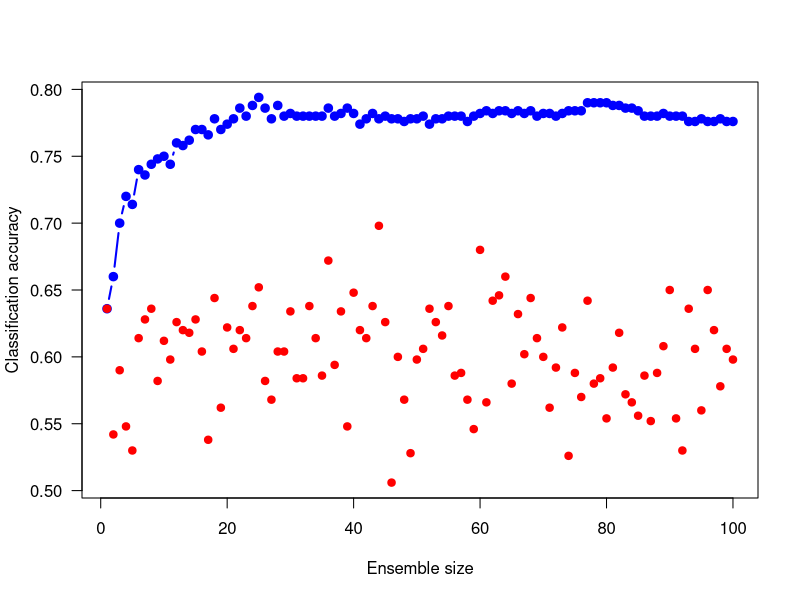

The R source for this figure: (Note: a time limit stopped this script after it produced the figure.)
# define Euclidean distance function
pdist <- function(X1, X2) {
  if (identical(X1, X2) == TRUE) {
    D <- as.matrix(dist(X1))
  }
  else {
    D <- as.matrix(dist(rbind(X1, X2)))
    D <- D[1:nrow(X1), (nrow(X1) + 1):(nrow(X1) + nrow(X2))]
  }
  return(D)
}

# read data into memory
training_digits <- read.csv("lab12_mnist_training_digits.csv", header = FALSE)
training_labels <- read.csv("lab12_mnist_training_labels.csv", header = FALSE)
test_digits <- read.csv("lab12_mnist_test_digits.csv", header = FALSE)
test_labels <- read.csv("lab12_mnist_test_labels.csv", header = FALSE)

# get X and y values
X_train <- training_digits / 255
y_train <- training_labels[,1]
X_test <- test_digits / 255
y_test <- test_labels[,1]

# get number of classes and number of features
K <- max(y_train)
D <- ncol(X_train)

# construct an ensemble by training knns on feature subsets
set.seed(421)
ensemble_size <- 100
feature_subset_size <- 75
N_test <- nrow(X_test)
k <- 5

predicted_probabilities <- array(0, c(N_test, K, ensemble_size))
for (t in 1:ensemble_size) {
  print(sprintf("training knn #%d", t))
  selected_features <- sample(1:D, feature_subset_size)
  distance_matrix <- pdist(X_test[, selected_features], X_train[, selected_features])
  for (c in 1:K) {
    predicted_probabilities[,c,t] <- sapply(1:N_test, function(row) {sum(y_train[order(distance_matrix[row,], decreasing = FALSE)[1:k]] == c) / k}) 
  }
}

single_accuracies <- rep(0, ensemble_size)
combined_accuracies <- rep(0, ensemble_size)
for (t in 1:ensemble_size) {
  y_predicted <- apply(predicted_probabilities[,,t], MARGIN = 1, FUN = which.max)
  single_accuracies[t] <- mean(y_predicted == y_test)
  prediction <- apply(predicted_probabilities[,,1:t,drop = FALSE], MARGIN = c(1, 2), FUN = mean)
  y_predicted <- apply(prediction, MARGIN = 1, FUN = which.max)
  combined_accuracies[t] <- mean(y_predicted == y_test)
}

plot(1:ensemble_size, combined_accuracies, type = "b", col = "blue", lwd = 2, las = 1, pch = 19,
     xlab = "Ensemble size", ylab = "Classification accuracy",
     ylim = c(min(single_accuracies, combined_accuracies), max(single_accuracies, combined_accuracies)))
points(1:ensemble_size, single_accuracies, pch = 19, col = "red")

# construct an ensemble by training knns on sample subsets
set.seed(421)
ensemble_size <- 100
sample_subset_size <- 50
N_test <- nrow(X_test)
k <- 5

predicted_probabilities <- array(0, c(N_test, K, ensemble_size))
for (t in 1:ensemble_size) {
  print(sprintf("training knn #%d", t))
  selected_samples <- as.vector(sapply(1:K, function(c) {sample(which(y_train == c), sample_subset_size / K)}))
  distance_matrix <- pdist(X_test, X_train[selected_samples,])
  for (c in 1:K) {
    predicted_probabilities[,c,t] <- sapply(1:N_test, function(row) {sum(y_train[selected_samples][order(distance_matrix[row,], decreasing = FALSE)[1:k]] == c) / k}) 
  }
}

single_accuracies <- rep(0, ensemble_size)
combined_accuracies <- rep(0, ensemble_size)
for (t in 1:ensemble_size) {
  y_predicted <- apply(predicted_probabilities[,,t], MARGIN = 1, FUN = which.max)
  single_accuracies[t] <- mean(y_predicted == y_test)
  prediction <- apply(predicted_probabilities[,,1:t,drop = FALSE], MARGIN = c(1, 2), FUN = mean)
  y_predicted <- apply(prediction, MARGIN = 1, FUN = which.max)
  combined_accuracies[t] <- mean(y_predicted == y_test)
}

plot(1:ensemble_size, combined_accuracies, type = "b", col = "blue", lwd = 2, las = 1, pch = 19,
     xlab = "Ensemble size", ylab = "Classification accuracy",
     ylim = c(min(single_accuracies, combined_accuracies), max(single_accuracies, combined_accuracies)))
points(1:ensemble_size, single_accuracies, pch = 19, col = "red")
